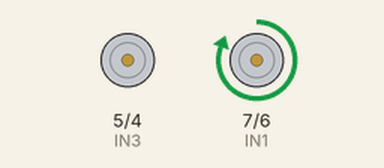
A sketch run on a simulated Arduino Uno, built with avr-gcc and run on an emulated ATmega328P. Parts: motor-driver pin pairs drawn as motors (green arrow = first pin HIGH = forward, orange = second pin HIGH = backward, longer = more drive).

Above: at 2.5 s.
At 6.0 s:
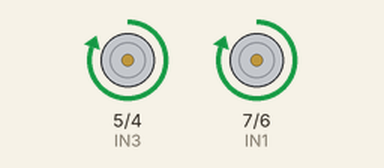
At 12.0 s:
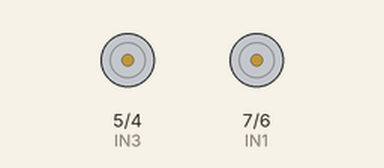
Timing chart, 0 to 22.1 s (numbered marks = the images above):
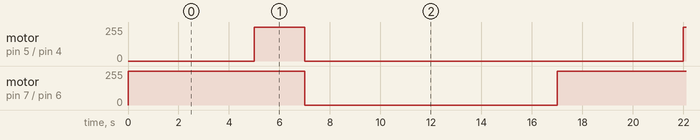

Measured:
- by itself, motor on pin 5 (IN3) / pin 4 (IN4): alternates forward 255/255 for 2.0 s and stopped for 15.0 s
- by itself, motor on pin 7 (IN1) / pin 6 (IN2): alternates forward 255/255 for 7.0 s and stopped for 10.0 s

The sketch:

Dong_co_DC_qua_mach_cau_L298N_2DC.ino
```cpp
//CHƯƠNG TRÌNH VÍ DU VỀ SỬ DUNG MẠCH CẦU H - MẠCH CẦU L298N, 2 ĐỘNG CƠ
#define IN1 7
#define IN2 6
#define IN3 5
#define IN4 4
#define MAX_SPEED 255 //từ 0-255
#define MIN_SPEED 0
void setup()
{
  pinMode(IN1, OUTPUT);
  pinMode(IN2, OUTPUT);
  pinMode(IN3, OUTPUT);
  pinMode(IN4, OUTPUT);
}

void motor_1_Dung() {
  digitalWrite(IN1, LOW);
  digitalWrite(IN2, LOW);
}

void motor_2_Dung() {
  digitalWrite(IN3, LOW);
  digitalWrite(IN4, LOW);
}

void motor_1_Tien(int speed) { //speed: từ 0 - MAX_SPEED
  speed = constrain(speed, MIN_SPEED, MAX_SPEED);//đảm báo giá trị nằm trong một khoảng từ 0 - MAX_SPEED
  digitalWrite(IN1, HIGH);// chân này không có PWM
  analogWrite(IN2, 255 - speed);
}

void motor_1_Lui(int speed) {
  speed = constrain(speed, MIN_SPEED, MAX_SPEED);//đảm báo giá trị nằm trong một khoảng từ 0 - MAX_SPEED
  digitalWrite(IN1, LOW);// chân này không có PWM
  analogWrite(IN2, speed);
}

void motor_2_Tien(int speed) { //speed: từ 0 - MAX_SPEED
  speed = constrain(speed, MIN_SPEED, MAX_SPEED);//đảm báo giá trị nằm trong một khoảng từ 0 - MAX_SPEED
  analogWrite(IN3, speed);
  digitalWrite(IN4, LOW);// chân này không có PWM
}

void motor_2_Lui(int speed) {
  speed = constrain(speed, MIN_SPEED, MAX_SPEED);//đảm báo giá trị nằm trong một khoảng từ 0 - MAX_SPEED
  analogWrite(IN4, 255 - speed);
  digitalWrite(IN3, HIGH);// chân này không có PWM
}

void loop()
{
  motor_1_Tien(MAX_SPEED); // motor 1 tiến
  delay(5000);//tiến 5 s
  motor_2_Lui(MAX_SPEED); //motor 2 lùi
  // motor 1 vẫn tiến
  delay(2000);//tiến 2 s
  motor_1_Dung();
  motor_2_Dung();
  delay(10000);//dừng 10s
}
```
